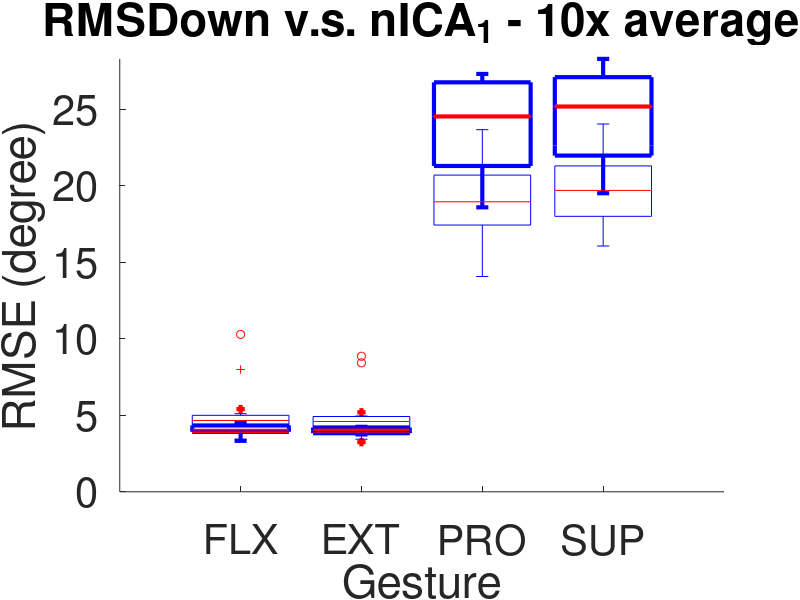

MATLAB code for this plot:
% Remove outlier of each gesture in each round (N/60 * 10)
% Find the median w/ the mean of the outlier removed round

close all; clear all;
mean_list = zeros(10, 4);


nica_data = load('./result/S2WA_23_nICA_1_10rd_data.mat');
nica_data = nica_data.all_RMS_list;

rmsdown_data = load('./result/S2WA_23_RMSDown_1_10rd_data.mat');
rmsdown_data = rmsdown_data.all_RMS_list;

title_string = 'RMSDown v.s. nICA_1 - 10x average';

%%%
for i = 1 : 10
s_idx = (i - 1) * 4 + 1;
data = rmsdown_data(:, s_idx:s_idx+3);

outlier_list = isoutlier(data, 'quartiles');
outlier_list = ~outlier_list;

for r = 1 : 4
    clean_data = data(outlier_list(:, r), r);
    mean_list(i, r) = mean(clean_data);
end
end

rmsdown_mean_list = mean_list;
rmsdown_mean_outlier_list = isoutlier(rmsdown_mean_list, 'quartiles');
rmsdown_mean_outlier_list = ~rmsdown_mean_outlier_list;

rmsdown_mean_mean_list = zeros(1, 4);
for r = 1 : 4
    clean_data = rmsdown_mean_list(rmsdown_mean_outlier_list(:, r), r);
    
    rmsdown_mean_mean_list(r) = mean(clean_data);
end

%%%
for i = 1 : 10
s_idx = (i - 1) * 4 + 1;
data = nica_data(:, s_idx:s_idx+3);

outlier_list = isoutlier(data, 'quartiles');
outlier_list = ~outlier_list;

for r = 1 : 4
    clean_data = data(outlier_list(:, r), r);
    mean_list(i, r) = mean(clean_data);
end
end

nica_mean_list = mean_list;
nica_mean_outlier_list = isoutlier(nica_mean_list, 'quartiles');
nica_mean_outlier_list = ~nica_mean_outlier_list;

nica_mean_mean_list = zeros(1, 4);
for r = 1 : 4
    clean_data = nica_mean_list(nica_mean_outlier_list(:, r), r);
    
    nica_mean_mean_list(r) = mean(clean_data);
end


%%
max_error = max(max(max(rmsdown_mean_list)), max(max(nica_mean_list)));

figure; hold on;
title(title_string);
boxplot(rmsdown_mean_list, 'Labels',{'FLX', 'EXT', 'PRO','SUP'});
set(findobj(gca, 'type', 'line'), 'linew', 3);

boxplot(nica_mean_list, 'Labels',{'FLX', 'EXT', 'PRO','SUP'});
set(gca,'fontsize', 30);
xlabel('Gesture'); ylabel('RMSE (degree)');
ylim([0 max_error]);


rmsdown_qt = quantile(rmsdown_mean_list, [0.25 0.5 0.75]);
fprintf('RMSDown: \t75th: \t\t');
fprintf('%f\t', rmsdown_qt(3, :));
fprintf('\nRMSDown: \t25th: \t\t');
fprintf('%f\t', rmsdown_qt(1, :));

nICA_qt = quantile(nica_mean_list, [0.25 0.5 0.75]);
fprintf('\nnICA: \t\t75th: \t\t');
fprintf('%f\t', nICA_qt(3, :));
fprintf('\nnICA: \t\t25th: \t\t');
fprintf('%f\t', nICA_qt(1, :));
fprintf('\n');

fprintf('\nMean:');
fprintf('\nRMSDown: \t');
fprintf('%.2f\t', mean(rmsdown_mean_list));

fprintf('\nnICA: \t\t');
fprintf('%.2f\t', mean(nica_mean_list));
fprintf('\n');

fprintf('\nMedian:');
fprintf('\nRMSDown: \t');
fprintf('%.2f\t', rmsdown_qt(2, :));
fprintf('\nnICA: \t\t');
fprintf('%.2f\t', nICA_qt(2, :));
fprintf('\n');

fprintf('\nMean w/ round mean outlier removed:');
fprintf('\nRMSDown: \t');
fprintf('%.2f\t', rmsdown_mean_mean_list);

fprintf('\nnICA: \t\t');
fprintf('%.2f\t', nica_mean_mean_list);
fprintf('\n');
